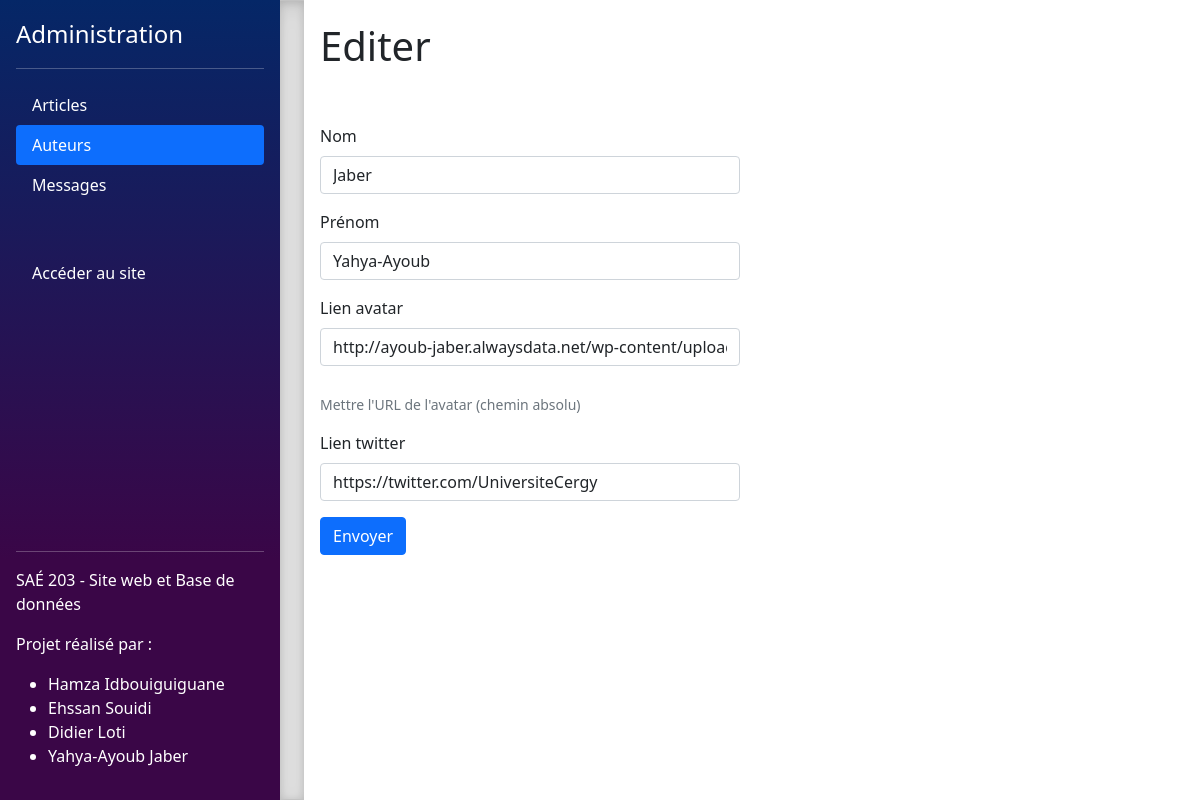
Before: /administration/auteurs/edition.php?id=4 with the older database file.
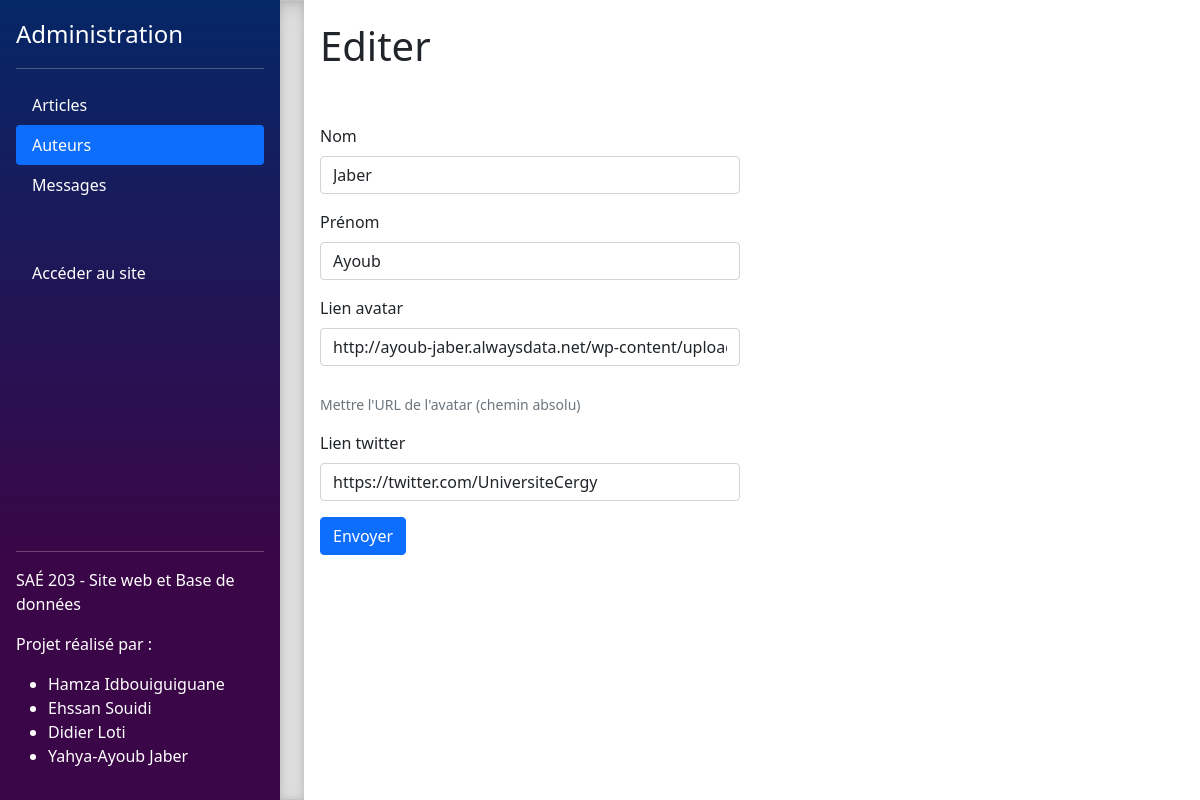
After: the same page with the newer database file.
### tables this page shows
CREATE TABLE `auteur` (
  `id` int(11) NOT NULL,
  `nom` varchar(255) NOT NULL,
  `prenom` varchar(255) NOT NULL,
  `lien_twitter` varchar(255) NOT NULL,
  `lien_avatar` varchar(255) NOT NULL
);

### administration/auteurs/edition.php (the view, shortened to what this page needs)
<?php
require_once('../../ressources/includes/connexion-bdd.php');
$entree_mise_a_jour = array_key_exists("id", $_GET);
$auteur = null;
if ($entree_mise_a_jour) {
    $chercherAuteurCommande = $clientMySQL->prepare('SELECT * FROM auteur WHERE id = :id');
    $chercherAuteurCommande->execute([
        "id" => (int)$_GET["id"]
    ]);
    $auteur = $chercherAuteurCommande->fetch();
}
?>
<!DOCTYPE html>
<html lang="fr">
<head>
    <?php include_once("../ressources/includes/head.php"); ?>
</head>
<body>
    <div class="d-flex h-100">
        <?php include_once("../ressources/includes/menu-lateral.php"); ?>
        <div class="b-example-divider"></div>
        <main class="flex-fill">
            <header class="d-flex justify-content-between align-items-center p-3">
                <p class="fs-1">Editer</p>
            </header>
            <section class="p-3">
                <?php if ($auteur) { ?>
                    <form method="POST" action="">
                        <section class="row flex-column">
                            <div class="mb-3 col-md-6">
                                <label for="nom" class="form-label">Nom</label>
                                <input type="text" value="<?php echo $auteur["nom"]; ?>" name="nom" class="form-control" id="nom">
                            </div>
                            <div class="mb-3 col-md-6">
                                <label for="prenom" class="form-label">Prénom</label>
                                <input type="text" value="<?php echo $auteur["prenom"]; ?>" name="prenom" class="form-control" id="prenom">
                            </div>
                            <div class="mb-3 col-md-6">
                                <label for="lien_avatar" class="form-label">Lien avatar</label>
                                <input data-input-image type="text" value="<?php echo $auteur["lien_avatar"]; ?>" name="lien_avatar" class="form-control" id="lien_avatar">
                                <div class="form-text">
                                    Mettre l'URL de l'avatar (chemin absolu)
                                </div>
                            </div>
                            <div class="mb-3 col-md-6">
                                <label for="lien_twitter" class="form-label">Lien twitter</label>
                                <input type="text" value="<?php echo $auteur["lien_twitter"]; ?>" name="lien_twitter" class="form-control" id="lien_twitter">
                            </div>
                            <div class="mb-3 col-md-6">
                                <button type="submit" class="btn btn-primary">Envoyer</button>
                            </div>
                        </section>
                    </form>
                <?php } else { ?>
                    <p>Cet auteur n'existe pas </p>
                <?php } ?>
            </section>
        </main>
    </div>
</body>
</html>

Changed rows visible on the page:
changed auteur "Jaber": prenom "Yahya-Ayoub" → "Ayoub"
